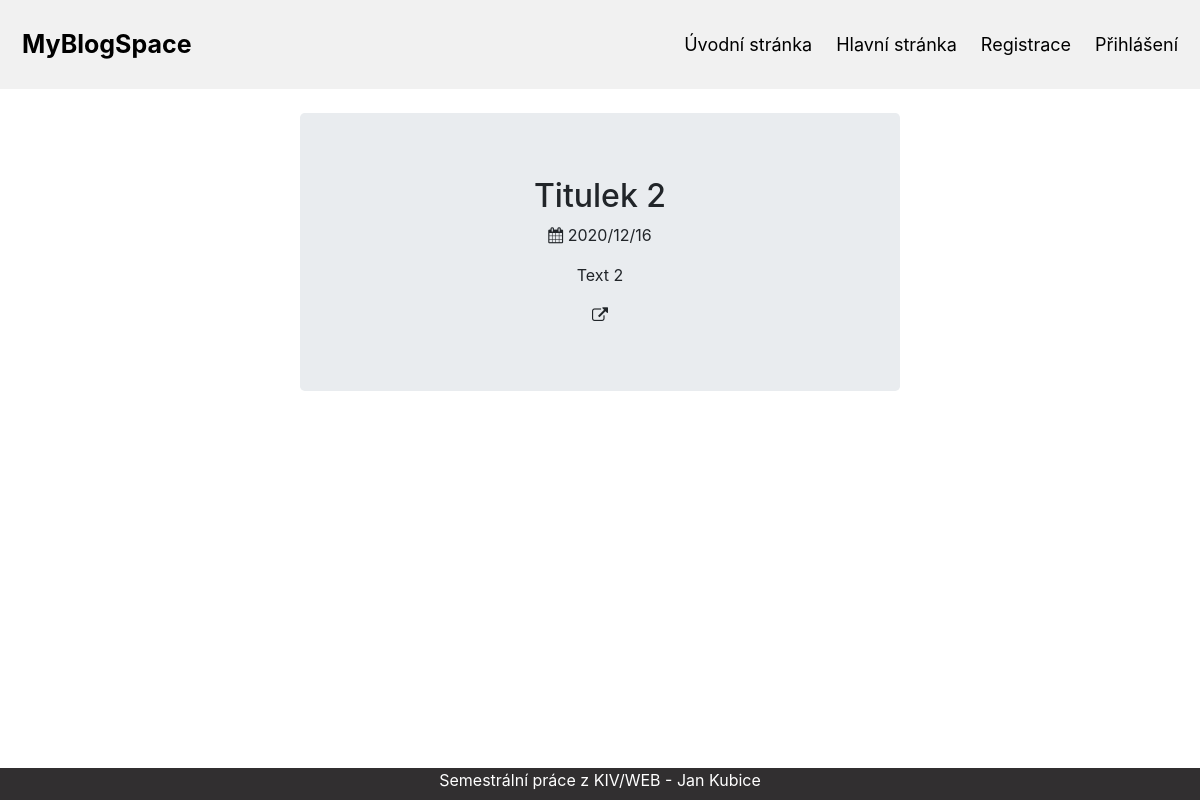
Screenshot of /index.php?page=main with the database file from the repository.
### tables this page shows
CREATE TABLE `prispevek` (
  `id_prispevek` int(11) NOT NULL,
  `datum` varchar(20) NOT NULL,
  `nadpis` varchar(60) NOT NULL,
  `text` text NOT NULL,
  `id_recenzent` int(11) DEFAULT NULL,
  `recenzovano` int(11) NOT NULL DEFAULT 0,
  `UZIVATEL_id_uzivatel` int(11) NOT NULL,
  `cesta` varchar(150) DEFAULT NULL
);

### Web/Controllers/MainController.class.php (called while the page is built, shortened)
<?php
class MainController implements IController
{
    private $db;
    public function __construct()
    {
        require_once(DIRECTORY_MODELS ."/DatabaseModel.class.php");
        $this->db = new DatabaseModel();
    }
    public function show(string $pageTitle):string
    {
        global $tplData;
        $tplData['title'] = $pageTitle;
        $tplData['logged'] = $this->db->isUserLogged();
        if ($tplData['logged']) {
            $tplData['user'] = $this->db->getLoggedUserData();
            $tplData['userRole'] = $tplData['user']['ROLE_id_role'];
        } else {
            $tplData['userRole'] = -1;
        }
        $tplData['posts'] = $this->db->getAllReviewedPosts();
        require(DIRECTORY_VIEWS ."/MainTemplate.tpl.php");
        $obsah = ob_get_clean();
        return $obsah;
    }
}

### Web/Models/DatabaseModel.class.php (called while the page is built, shortened)
<?php
class DatabaseModel
{
    private $pdo;
    private $userSessionKey = "id_user";
    public function __construct()
    {
        $this->pdo = new PDO("mysql:host=".DB_SERVER.";dbname=".DB_NAME, DB_USER, DB_PASS);
        $this->pdo->exec("set names utf8");
    }
    public function isUserLogged():bool
    {
        return isset($_SESSION[$this->userSessionKey]);
    }
    public function getAllReviewedPosts():array
    {
        if($stmt = $this->pdo->prepare("SELECT * FROM ".TABLE_POST." WHERE recenzovano=1 ORDER BY id_prispevek DESC")) {
            $stmt->execute();
            $result = $stmt->fetchAll(PDO::FETCH_NAMED);
            return $result;
        }
        else{
            return null;
        }
    }
}

### Web/Views/MainTemplate.tpl.php (the view, shortened to what this page needs)
<?php
global $tplData;
require(DIRECTORY_VIEWS . "/TemplateBasics.class.php");
?>
<?php
$tplData['title'] = 'Články';
$res = "";
if (isset($tplData['posts'])) {
    foreach ($tplData['posts'] as $post) {
        $res .= "<div class='center col-md-6 col-sm-6 post jumbotron'>
                    <div class='statusText'></div>
                        <h2>" . htmlspecialchars($post['nadpis']) . "</h2>
                        <p><i class='fa fa-calendar'></i> $post[datum]</p>
                        <p>$post[text]</p>";
        $res .= "<i style='cursor: pointer;' onclick='openPost($post[id_prispevek])' class='fa fa-external-link openPost' style='font-size:48px;'></i>";
        $res .= "</div></div>";
    }
}
echo $res;
?>

### Web/CSS/TemplateBasics.css (style rules this page uses)
* { box-sizing: border-box; }
body { margin: 0; font-family: Arial, Helvetica, sans-serif; }

### Web/CSS/UserManagement.css (style rules this page uses)
.center { margin: 0 auto; text-align: center; }

### rows the page displays
prispevek: nadpis "Titulek 2", datum "2020/12/16", text "Text 2"

### other values shown
$pInfo[title] "Úvodní stránka"
$pInfo[title] "Hlavní stránka"
$pInfo[title] "Registrace"
$pInfo[title] "Přihlášení"
